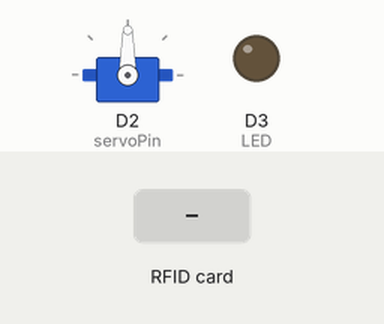
Simulated run of this program. Board: ESP8266 (NodeMCU). Shown: servo, output pins drawn as LEDs (lit = HIGH). Inputs (shaded band) come from the test bench. WiFi joins after 1.5 s; servers stay silent unless stated; what the program prints to the serial monitor is not drawn.

Above: at 2.7 s.
2.8 s: RFID card E1 71 88 20 held to the reader
At 4.6 s:
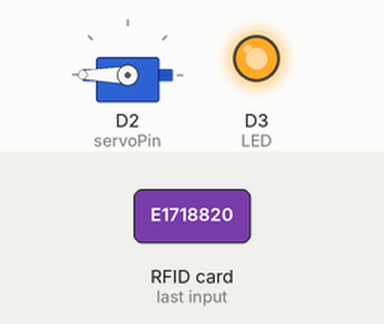
5.1 s: RFID card 5E 7A 19 C4 held to the reader
At 5.73 s:
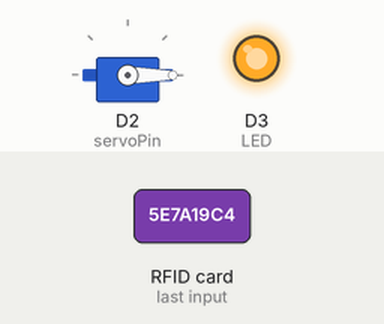
At 6.2 s:
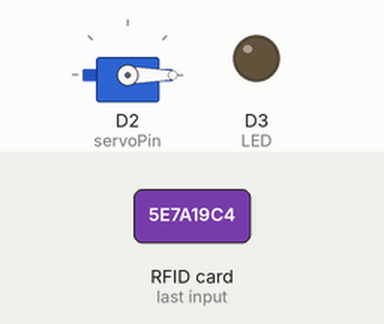
Timing chart, 0 to 8.1 s (numbered marks = the images above; inputs shaded):
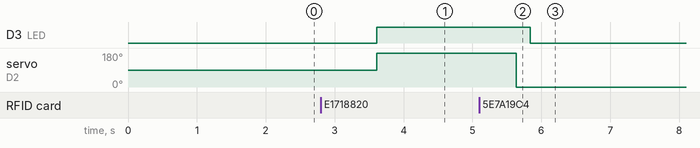

Measured:
- after the input at 2.8 s, D3 (LED): LOW → HIGH after 0.81 s; servo on D2 (servoPin): 90° → 180° after 0.81 s
- after the input at 5.1 s, D3 (LED): HIGH → LOW after 0.74 s instead of 3.7 s; servo on D2 (servoPin): 180° → 0° after 0.54 s instead of 3.5 s

The program:

main.cpp
```cpp
#include <SPI.h>
#include <MFRC522.h>
#include <string>
#include <ESP8266WiFi.h>
#include <WebSocketsClient.h>
#include <Servo.h>

WebSocketsClient webSocket;
const char *ssid = "Wifi";              //Đổi thành wifi của bạn
const char *password = "PVCuong016867"; //Đổi pass luôn
const char *ip_host = "192.168.1.19";
const uint16_t port = 3000;

const uint8_t servoPin = D2;
Servo servo;

#define SS_PIN D8
#define RST_PIN D0
MFRC522 rfid(SS_PIN, RST_PIN); // Instance of the class
MFRC522::MIFARE_Key key;

bool checkDoor = false;
int countFalse = 0;
bool trigger = false;

std::string label = "";
std::string data = "";
std::string num_str1 = "";
// Init array that will store new NUID
byte nuidPICC[4];
#define LED D3
int checkRFID = 0;
int isRfidTurnOff = 0;
unsigned long timer, timer2 = 0;

unsigned long readCardTimer = 0;
void webSocketEvent(WStype_t type, uint8_t *payload, size_t length)
{

  switch (type)
  {
  case WStype_DISCONNECTED:
    Serial.printf("[WSc] Disconnected!\n");
    break;
  case WStype_CONNECTED:
  {
    Serial.printf("[WSc] Connected to url: %s\n", payload);
    break;
  }

  case WStype_TEXT:
    if (payload)
    {
      Serial.printf("[WSc] get text: %s\n", payload);
      if (strcmp((char *)payload, "DoorOn") == 0)
      {
        trigger = true;
        checkDoor = true;
        countFalse = 0;
      }
      else if (strcmp((char *)payload, "DoorOff") == 0)
      {
        trigger = true;
        checkDoor = false;
        countFalse = 0;
      }
      else if (strcmp((char *)payload, "StopWarning") == 0)
      {
        countFalse = 0;
      }
    }

    break;
  }
}

void setup()
{
  Serial.begin(9600); // Initiate a serial communication
  SPI.begin();        // Initiate  SPI bus
  rfid.PCD_Init();    // Initiate MFRC522
  Serial.println("Approximate your card to the reader...");
  Serial.println();
  pinMode(LED, OUTPUT);

  WiFi.begin(ssid, password);
  // WiFi.begin(ssid);
  while (WiFi.status() != WL_CONNECTED)
  {
    delay(500);
    Serial.print(".");
  }
  webSocket.begin(ip_host, port);
  webSocket.onEvent(webSocketEvent);

  servo.attach(servoPin);
}

void loop()
{
  webSocket.loop();
  if (countFalse > 3)
  {
    digitalWrite(LED, LOW);
    delay(300);
    digitalWrite(LED, HIGH);
    delay(300);
  }
  if (trigger == true)
  {
    if (checkDoor)
    {
      servo.write(180);
      digitalWrite(LED, HIGH);
      timer = millis();
      label = "door:";
      data = "on";
    }
    else
    {
      servo.write(0);
      if (countFalse <= 3)
      {
        digitalWrite(LED, HIGH);
        delay(200);
        digitalWrite(LED, LOW);
        label = "door:";
        data = "off";
      }
      else
      {
        label = "door:";
        data = "warning";
      }
    }
    num_str1 = label + data;
    const char *convertido = num_str1.c_str();
    webSocket.sendTXT(convertido);
    trigger = false;
  }

  if (checkDoor == true && millis() - timer > 5000)
  {
    servo.write(0);
    checkDoor = false;
    countFalse = 0;
    trigger = true;
  }

  if (millis() - readCardTimer >= 1000)
  {
    if (rfid.PICC_IsNewCardPresent())
    {
      if (rfid.PICC_ReadCardSerial())
      {
        readCardTimer = millis();
        Serial.print("UID tag :");
        String content = "";

        for (byte i = 0; i < rfid.uid.size; i++)
        {
          content.concat(String(rfid.uid.uidByte[i] < 0x10 ? " 0" : " "));
          content.concat(String(rfid.uid.uidByte[i], HEX));
        }
        content.toUpperCase();
        trigger = true;
        if (content.substring(1) == "E1 71 88 20") // change here the UID of the card/cards that you want to give access
        {
          Serial.println("Authorized access");
          countFalse = 0;
          checkDoor = true;
        }

        else
        {
          Serial.println("Authorized denied");
          checkDoor = false;
          countFalse += 1;
        }
      }
    }
    readCardTimer = millis();
  }
}
```
